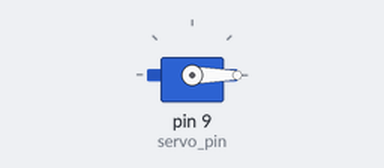
This sketch was run on a simulated Arduino Uno, built with avr-gcc and run on an emulated ATmega328P. On the bench: servo.

Above: at 0.1 s.
At 9.1 s:
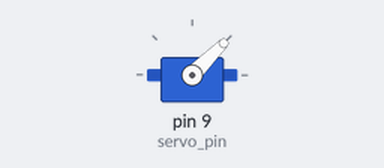
At 18.1 s:
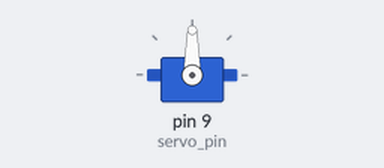
At 36.1 s:
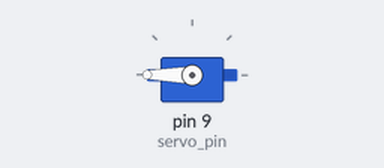
Timing chart, 0 to 40.0 s (numbered marks = the images above):
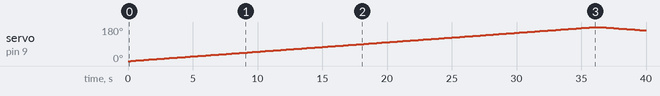

The sketch:

ARD_15_RAIN_SENSING_WIPER_SERVO_CONTROL.ino
```cpp
#include <Servo.h>
int servo_pin=9;
int servo_position=0;
Servo myservo;

void setup() {
  // put your setup code here, to run once:
myservo.attach(servo_pin);
}

void loop() {
  // put your main code here, to run repeatedly:
for(servo_position=0;servo_position<=180;servo_position++)
{
myservo.write(servo_position);
delay(200);
}
delay(100);
for(servo_position=180;servo_position>0;servo_position--)
{
myservo.write(servo_position);
delay(200);
}
}
```

Measured:
- by itself, servo on pin 9 (servo_pin): rises from 0° to 180° in 35.8 s, then falls to 162° in 3.9 s
